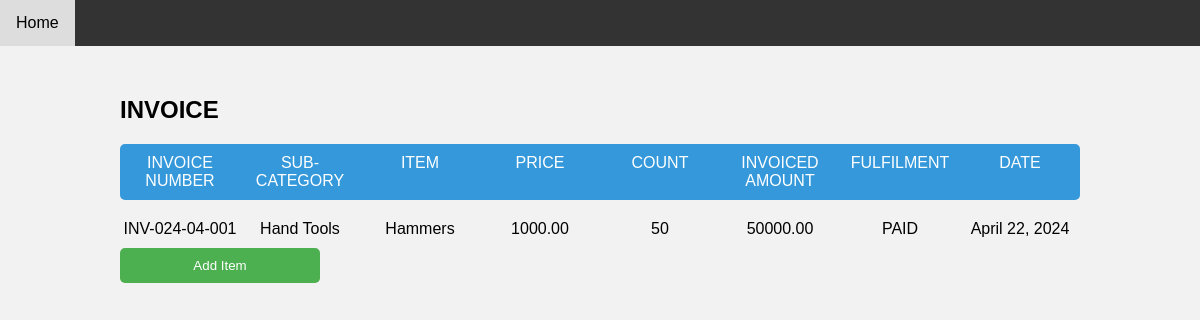
The app's page /invoice/ with its own data.
### invoice/models.py (models this page shows, shortened)
class Invoice(models.Model):
    invoice_number = models.CharField(max_length=100, unique=True)
    subcategory = models.ForeignKey(Subcategory, on_delete=models.CASCADE)
    item = models.ForeignKey(Item, on_delete=models.CASCADE)
    price = models.DecimalField(max_digits=10, decimal_places=2, default=0)
    count = models.PositiveIntegerField(default=0)
    invoiced_amount = models.DecimalField(max_digits=10, decimal_places=2, null=True, blank=True)
    FULFILLMENT_CHOICES = (
        ('PAID', 'Paid'),
        ('UNPAID', 'Unpaid'),
    )
    fulfillment = models.CharField(max_length=100, choices=FULFILLMENT_CHOICES)
    date = models.DateField()

### inventory/models.py (models this page shows)
class Subcategory(models.Model):
    name = models.CharField(max_length=100)
    category = models.ForeignKey(Category, on_delete=models.CASCADE)
    def __str__(self):
        return self.name

class Item(models.Model):
    name = models.CharField(max_length=100)
    subcategory = models.ForeignKey(Subcategory, on_delete=models.CASCADE)
    count = models.IntegerField(default=0)
    def __str__(self):
        return self.name

### invoice/views.py (the view)
# urls.py: path('invoice/', views.invoice, name='invoice'),
def invoice(request):
    subcategories = Subcategory.objects.all()
    items = Item.objects.all()
    invoices = Invoice.objects.all()
    context = {'subcategories': subcategories, 'items': items, 'invoices': invoices}
    return render(request, 'invoice.html', context)

### invoice/templates/invoice.html (shortened to what this page needs)
{%load static%}
<!DOCTYPE html>
<html lang="en">
<head>
    <link rel="stylesheet" href="{% static 'invoice.css' %}">
    <link rel="stylesheet" href="{% static 'navbar.css' %}">
</head>
<body>
    <div class="navbar">
        <div class="nav-left">
            <a href="{% url 'landingpage' %}">Home</a>
        </div>
    </div>
    <div class="container">
        <div class="heading">INVOICE</div>
        <div class="menu-row">
            <div class="command">INVOICE NUMBER</div>
            <div class="command">SUB-CATEGORY</div>
            <div class="command">ITEM</div>
            <div class="command">PRICE</div>
            <div class="command">COUNT</div>
            <div class="command">INVOICED AMOUNT</div>
            <div class="command">FULFILMENT</div>
            <div class="command">DATE</div>
        </div>
        {% for invoice in invoices %}
        <div class="row added-item-row ">
            <div class="command">{{ invoice.invoice_number }}</div>
            <div class="command">{{ invoice.subcategory }}</div>
            <div class="command">{{ invoice.item }}</div>
            <div class="command">{{ invoice.price }}</div>
            <div class="command">{{ invoice.count }}</div>
            <div class="command">{{ invoice.invoiced_amount }}</div>
            <div class="command">{{ invoice.fulfillment }}</div>
            <div class="command">{{ invoice.date }}</div>
        </div>
        {% endfor %}
        <button class="add-row-btn" onclick="showPopupForm()">Add Item</button>
    </div>
</body>
</html>

### invoice/static/invoice.css (style rules this page uses)
body { font-family: Arial, sans-serif; background-color: #f2f2f2; margin: 0; padding: 0; }
.container { width: 80%; margin: 50px auto; }
.heading { font-size: 24px; font-weight: bold; margin-bottom: 20px; }
.menu-row { display: flex; background-color: #3498db; color: white; padding: 10px 0; border-radius: 5px; margin-bottom: 20px; }
.command { flex: 1; text-align: center; }
.add-row-btn { display: block; width: 200px; padding: 10px; background-color: #4CAF50; color: white; border: none; border-radius: 5px; cursor: pointer; margin-bottom: 20px; }
.added-item-row { display: flex; margin-bottom: 10px; }

### inventory/static/navbar.css (style rules this page uses)
.navbar { background-color: #333; overflow: hidden; }
.nav-left { float: left; }
.nav-left a { display: inline-block; color: white; text-align: center; padding: 14px 16px; text-decoration: none; }
.navbar:after { content: ""; display: table; clear: both; }

### records on screen
Invoice: invoice_number "INV-024-04-001", subcategory "Hand Tools", item "Hammers", price "1000.00", count "50", invoiced_amount "50000.00", fulfillment "PAID", date "April 22, 2024"
